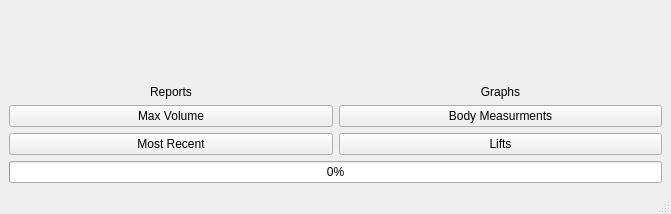
<?xml version="1.0" encoding="UTF-8"?>
<ui version="4.0">
 <class>MainWindow</class>
 <widget class="QMainWindow" name="MainWindow">
  <property name="geometry">
   <rect>
    <x>0</x>
    <y>0</y>
    <width>671</width>
    <height>214</height>
   </rect>
  </property>
  <property name="windowTitle">
   <string>MainWindow</string>
  </property>
  <widget class="QWidget" name="centralwidget">
   <layout class="QVBoxLayout" name="verticalLayout">
    <item>
     <layout class="QGridLayout" name="gridLayout">
      <item row="1" column="0">
       <widget class="QPushButton" name="maxVolBtn">
        <property name="text">
         <string>Max Volume</string>
        </property>
       </widget>
      </item>
      <item row="2" column="0">
       <widget class="QPushButton" name="recentBtn">
        <property name="text">
         <string>Most Recent</string>
        </property>
       </widget>
      </item>
      <item row="1" column="1">
       <widget class="QPushButton" name="bodyButton">
        <property name="text">
         <string>Body Measurments</string>
        </property>
       </widget>
      </item>
      <item row="0" column="1">
       <widget class="QLabel" name="label_2">
        <property name="text">
         <string>Graphs</string>
        </property>
        <property name="alignment">
         <set>Qt::AlignBottom|Qt::AlignHCenter</set>
        </property>
       </widget>
      </item>
      <item row="0" column="0">
       <widget class="QLabel" name="label">
        <property name="text">
         <string>Reports</string>
        </property>
        <property name="alignment">
         <set>Qt::AlignBottom|Qt::AlignHCenter</set>
        </property>
       </widget>
      </item>
      <item row="2" column="1">
       <widget class="QPushButton" name="liftsButton">
        <property name="text">
         <string>Lifts</string>
        </property>
       </widget>
      </item>
     </layout>
    </item>
    <item>
     <widget class="QProgressBar" name="progressBar">
      <property name="value">
       <number>0</number>
      </property>
     </widget>
    </item>
   </layout>
  </widget>
  <widget class="QMenuBar" name="menubar">
   <property name="geometry">
    <rect>
     <x>0</x>
     <y>0</y>
     <width>671</width>
     <height>37</height>
    </rect>
   </property>
  </widget>
  <widget class="QStatusBar" name="statusbar"/>
 </widget>
 <resources/>
 <connections/>
</ui>
